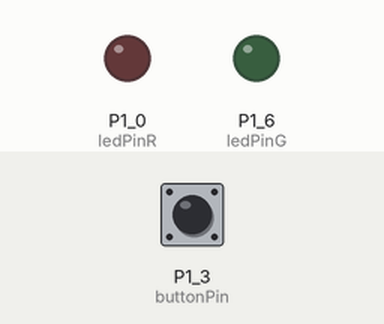
Bench run of a sketch on a simulated TI MSP430 LaunchPad. On the bench: output pins drawn as LEDs (lit = HIGH). The inputs (shaded band) are chosen by the test bench; at power-on: P1_3 (buttonPin) HIGH.

Above: at 2.0 s.
At 5.5 s:
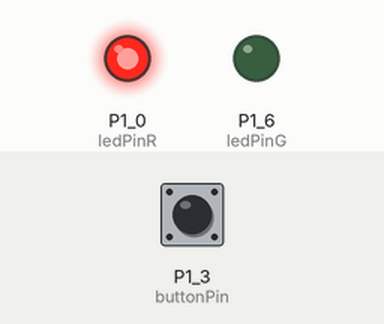
At 8.5 s:
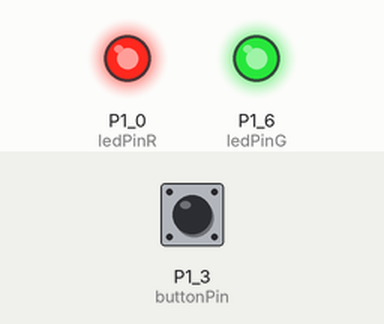
Timing chart, 0 to 11.7 s (numbered marks = the images above):
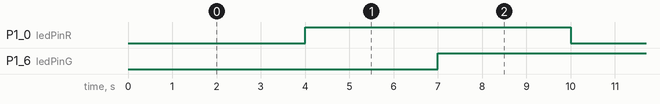

The sketch:

Semaforo.ino
```cpp
const int ledPinR =  RED_LED;      // the number of the LED pin
const int ledPinG =  GREEN_LED;      // the number of the LED pin

// Variables will change:
int ledStateR = LOW;             // ledState used to set the LED
int ledStateB = LOW;             // ledState used to set the LED
int ledStateG = LOW;             // ledState used to set the LED
long previousMillis = 0;        // will store last time LED was updated
const int buttonPin = PUSH2;     // the number of the pushbutton pin

// variables will change:
int buttonState = 0;

// the follow variables is a long because the time, measured in miliseconds,
// will quickly become a bigger number than can be stored in an int.
long interval = 1000;           // interval at which to blink (milliseconds)

void setup() {
  // set the digital pin as output:
  pinMode(ledPinR, OUTPUT);
  pinMode(ledPinG, OUTPUT);
    pinMode(buttonPin, INPUT_PULLUP);
}

void loop()
{
  // here is where you'd put code that needs to be running all the time.
 buttonState = digitalRead(buttonPin);
  // check to see if it's time to blink the LED; that is, if the
  // difference between the current time and last time you blinked
  // the LED is bigger than the interval at which you want to
  // blink the LED.
  unsigned long currentMillis = millis();

  if(currentMillis - previousMillis > interval) {
    // save the last time you blinked the LED
    previousMillis = currentMillis;

    // if the LED is off turn it on and vice-versa:
    if (ledStateR == HIGH){
            if(ledStateG == LOW){
            ledStateR = HIGH;
            ledStateG = HIGH;
            delay(3000);
            }
            else{
            ledStateR = LOW;
            ledStateG = HIGH;
            delay(3000);
            }
    }
    else{
      ledStateR = HIGH;
      ledStateG = LOW;
      delay(3000);
      }


    // set the LED with the ledState of the variable:
    digitalWrite(ledPinG, ledStateG);
    digitalWrite(ledPinR, ledStateR);


  }
}
```

Measured:
- by itself, P1_0 (ledPinR), P1_6 (ledPinG): alternates HIGH for 6.0 s and LOW for 3.0 s
- by itself, everything shown: repeats every 9.0 s, in 3 steps
